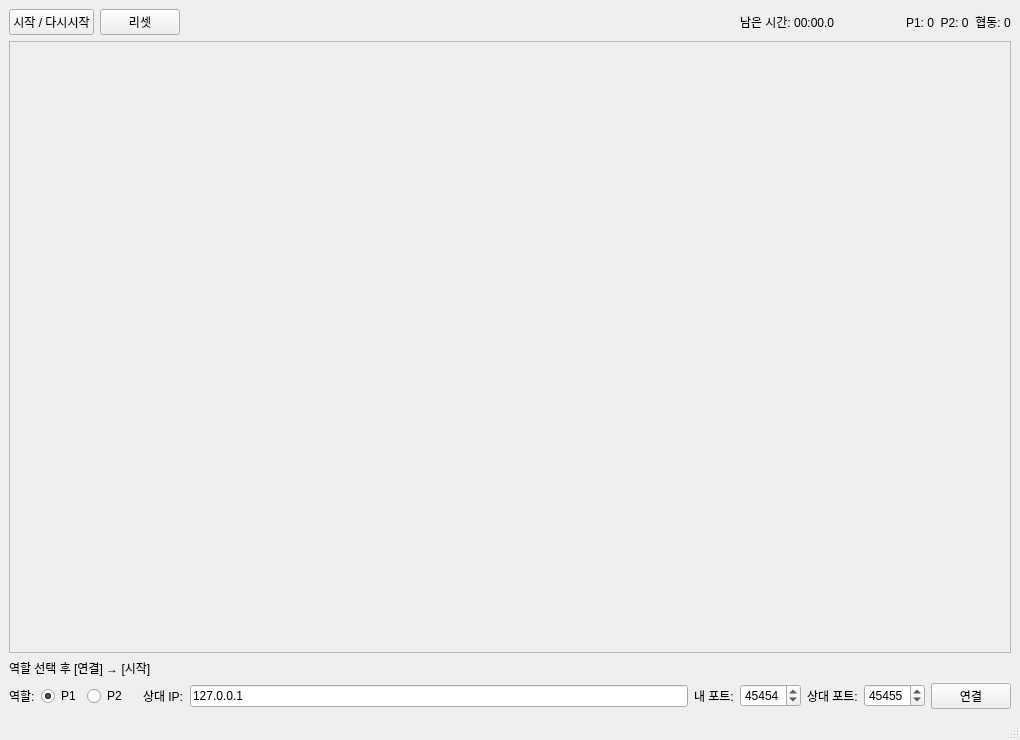
<?xml version="1.0" encoding="UTF-8"?>
<ui version="4.0">
 <class>MainWindow</class>
 <widget class="QMainWindow" name="MainWindow">
  <property name="geometry">
   <rect>
    <x>0</x>
    <y>0</y>
    <width>1020</width>
    <height>740</height>
   </rect>
  </property>
  <property name="windowTitle">
   <string>협동 그림그리기 게임</string>
  </property>
  <widget class="QWidget" name="centralwidget">
   <layout class="QVBoxLayout" name="verticalLayout">
    <item>
     <layout class="QHBoxLayout" name="topControlLayout">
      <item>
       <widget class="QPushButton" name="btnStart">
        <property name="text">
         <string>시작 / 다시시작</string>
        </property>
       </widget>
      </item>
      <item>
       <widget class="QPushButton" name="btnReset">
        <property name="text">
         <string>리셋</string>
        </property>
       </widget>
      </item>
      <item>
       <spacer name="horizontalSpacer">
        <property name="orientation">
         <enum>Qt::Horizontal</enum>
        </property>
        <property name="sizeType">
         <enum>QSizePolicy::Expanding</enum>
        </property>
        <property name="sizeHint" stdset="0">
         <size>
          <width>40</width>
          <height>20</height>
         </size>
        </property>
       </spacer>
      </item>
      <item>
       <widget class="QLabel" name="labelTimer">
        <property name="minimumSize">
         <size>
          <width>160</width>
          <height>0</height>
         </size>
        </property>
        <property name="text">
         <string>남은 시간: 00:00.0</string>
        </property>
       </widget>
      </item>
      <item>
       <widget class="QLabel" name="labelScore">
        <property name="text">
         <string>P1: 0  P2: 0  협동: 0</string>
        </property>
       </widget>
      </item>
     </layout>
    </item>
    <item>
     <widget class="DrawingCanvas" name="drawingCanvas">
      <property name="sizePolicy">
       <sizepolicy hsizetype="Expanding" vsizetype="Expanding">
        <horstretch>0</horstretch>
        <verstretch>1</verstretch>
       </sizepolicy>
      </property>
      <property name="frameShape">
       <enum>QFrame::StyledPanel</enum>
      </property>
     </widget>
    </item>
    <item>
     <widget class="QLabel" name="labelStatus">
      <property name="text">
       <string>역할 선택 후 [연결] → [시작]</string>
      </property>
     </widget>
    </item>
    <item>
     <layout class="QHBoxLayout" name="networkLayout">
      <item>
       <widget class="QLabel" name="labelRole">
        <property name="text">
         <string>역할:</string>
        </property>
       </widget>
      </item>
      <item>
       <widget class="QRadioButton" name="rbP1">
        <property name="text">
         <string>P1</string>
        </property>
        <property name="checked">
         <bool>true</bool>
        </property>
       </widget>
      </item>
      <item>
       <widget class="QRadioButton" name="rbP2">
        <property name="text">
         <string>P2</string>
        </property>
       </widget>
      </item>
      <item>
       <spacer name="horizontalSpacer_2">
        <property name="orientation">
         <enum>Qt::Horizontal</enum>
        </property>
        <property name="sizeType">
         <enum>QSizePolicy::Fixed</enum>
        </property>
        <property name="sizeHint" stdset="0">
         <size>
          <width>10</width>
          <height>20</height>
         </size>
        </property>
       </spacer>
      </item>
      <item>
       <widget class="QLabel" name="labelPeerIp">
        <property name="text">
         <string>상대 IP:</string>
        </property>
       </widget>
      </item>
      <item>
       <widget class="QLineEdit" name="editPeerIp">
        <property name="text">
         <string>127.0.0.1</string>
        </property>
       </widget>
      </item>
      <item>
       <widget class="QLabel" name="labelLocalPort">
        <property name="text">
         <string>내 포트:</string>
        </property>
       </widget>
      </item>
      <item>
       <widget class="QSpinBox" name="spinLocalPort">
        <property name="minimum">
         <number>1024</number>
        </property>
        <property name="maximum">
         <number>65535</number>
        </property>
        <property name="value">
         <number>45454</number>
        </property>
       </widget>
      </item>
      <item>
       <widget class="QLabel" name="labelPeerPort">
        <property name="text">
         <string>상대 포트:</string>
        </property>
       </widget>
      </item>
      <item>
       <widget class="QSpinBox" name="spinPeerPort">
        <property name="minimum">
         <number>1024</number>
        </property>
        <property name="maximum">
         <number>65535</number>
        </property>
        <property name="value">
         <number>45455</number>
        </property>
       </widget>
      </item>
      <item>
       <widget class="QPushButton" name="btnConnect">
        <property name="text">
         <string>연결</string>
        </property>
       </widget>
      </item>
     </layout>
    </item>
   </layout>
  </widget>
  <widget class="QMenuBar" name="menubar">
   <property name="geometry">
    <rect>
     <x>0</x>
     <y>0</y>
     <width>1020</width>
     <height>22</height>
    </rect>
   </property>
  </widget>
  <widget class="QStatusBar" name="statusbar"/>
 </widget>
 <customwidgets>
  <customwidget>
   <class>DrawingCanvas</class>
   <extends>QFrame</extends>
   <header>drawingcanvas.h</header>
   <container>1</container>
  </customwidget>
 </customwidgets>
 <resources/>
 <connections/>
</ui>
